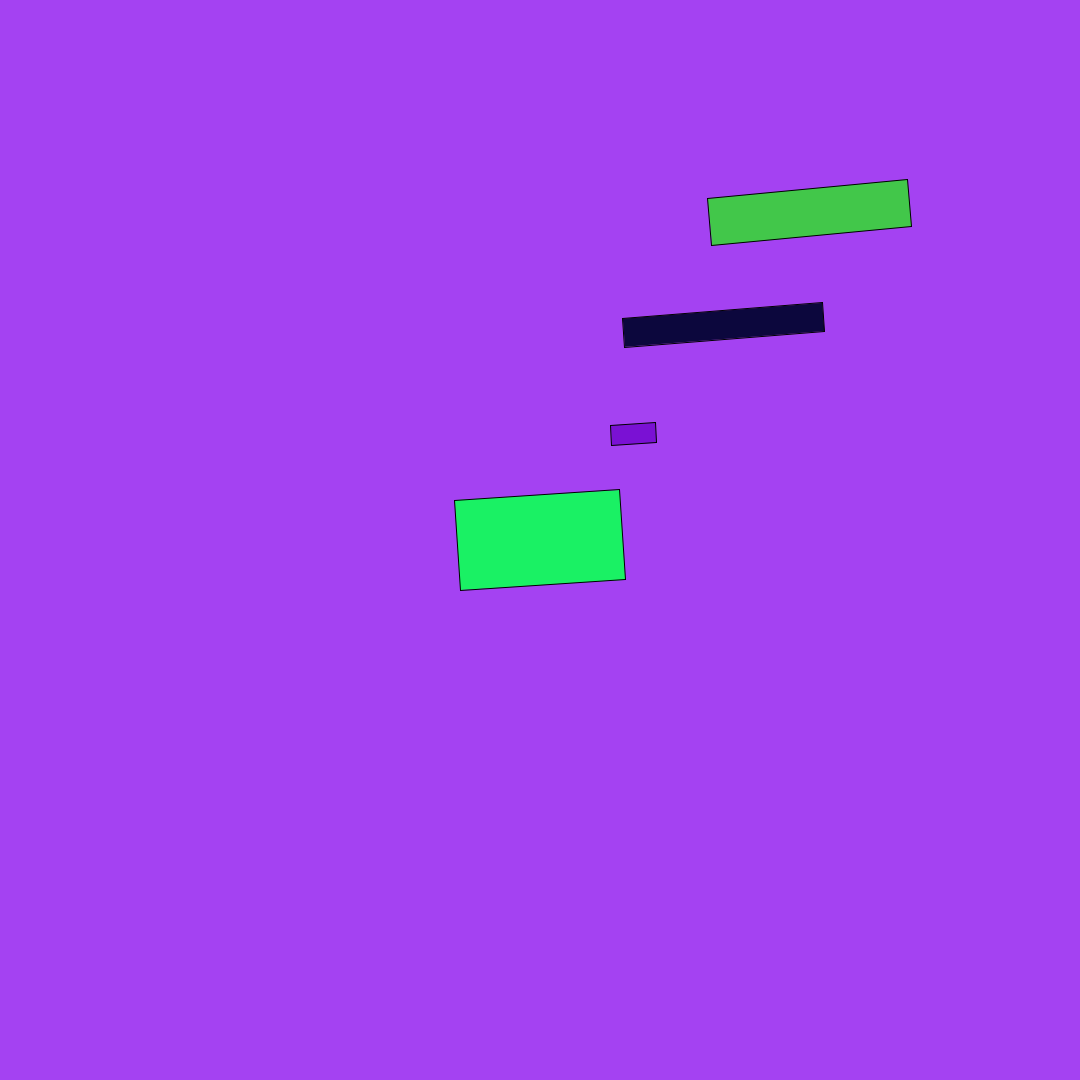
Frame 1 (no input)
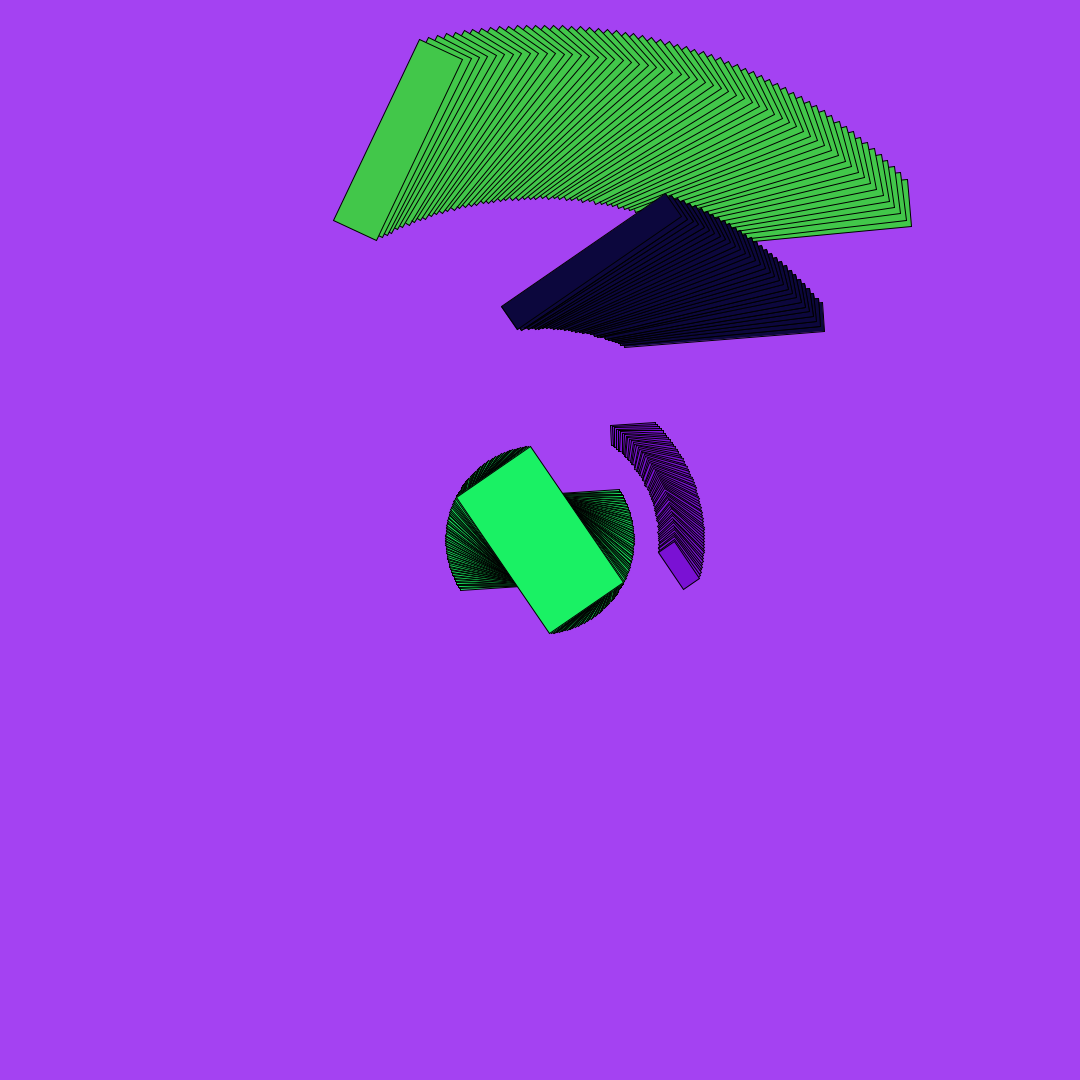
Frame 60 (the mouse pressed at the canvas centre just before this capture)
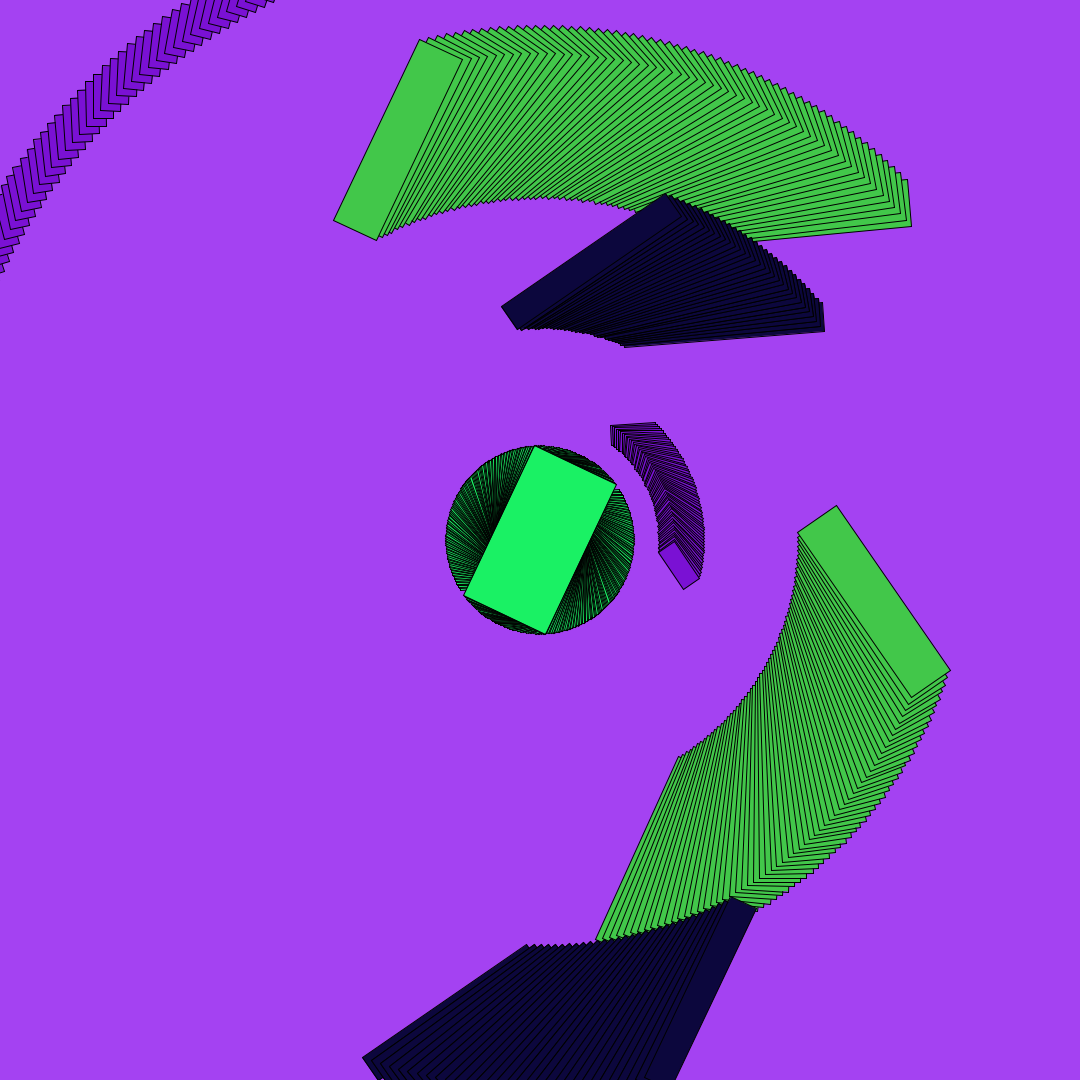
Frame 120 (the mouse held since frame 60 and released just before this capture)

The Processing sketch that drew these frames (run headless with seeded random() and noise(); from frame 60 on, the mouse is pressed at the canvas centre):

// Processing sketch: Cosmi_Chaos_Moire_Odyssey_Antoni_REMIX
// ── Cosmi_Chaos_Moire_Odyssey_Antoni_REMIX.pde
/*---------------------------------
 Name: Laia Ferran
 Date: Sept 2024
 Tittle: Cosmic Chaos: The Moiré Odyssey
 Description:
Being a graphic and motion designer, I enjoy working with basic geometries.
Therefore, my goal has been to work with geometries and make them change color
and scale randomly. Through the repetition and rotation of the geometries from
a central point, a unique shape with certain volumes is eventually formed, which
I find visually interesting. I’ve also kept the stroke, which creates a moiré effect
that I like, generating a new texture even though I'm only working with solid colors.
In my explorations as a motion designer, I like to use geometries and colors,
and I usually do this with After Effects. I have tried to translate it into Processing.
I love how it generates completely different shapes and colors every time I run
it—super cool.

  Links:
https://www.instagram.com/p/CZNLsQ7t2X1/
https://www.instagram.com/p/CYzGLgTvEho/
https://www.instagram.com/p/CXeJZVIKW8J/
 -----------------------------------*/

 

float angleOffset;
float rect1Width, rect1Height, rect2Width, rect2Height;
float rect3Width, rect3Height, rect4Width, rect4Height; 
float rect5Width, rect5Height, rect6Width, rect6Height; 

color rect1Color, rect2Color, rect3Color, rect4Color, rect5Color, rect6Color;

void setup() {
  size(1080, 1080);
  background(color(random(255), random(255), random(255)));
  
  
  angleOffset = random(TWO_PI);  
  rect1Width = random(30, 100);   
  rect1Height = random(10, 500); 
  rect2Width = random(20, rect1Width - 10); 
  rect2Height = random(30, 400); 
  rect3Width = random(5, 50);  
  rect3Height = random(40, 90);
  rect4Width = random(20, 60);   
  rect4Height = random(200, 100);  
  rect5Width = random(30, 80);   
  rect5Height = random(300, 400); 
  rect6Width = random(20, 80);  
  rect6Height = random(40, 300);

  // Inicializar los colores
  rect1Color = color(random(255), random(255), random(255)); 
  rect2Color = color(random(255), random(255), random(255));  
  rect3Color = color(random(255), random(255), random(255)); 
  rect4Color = color(random(255), random(255), random(255));  
  rect5Color = color(random(255), random(255), random(255));  
  rect6Color = color(random(255), random(255), random(255));  
}

void draw() {
  //stroke (color(random(255), random(255), random(255)));
  rectMode(CENTER);
  
  // 1r
  push();
  translate(width / 2, height / 2);
  rotate(radians(frameCount) + angleOffset); 
  fill(rect1Color); 
  rect(0,0, rect1Width, rect1Height); 
  pop();
  
  // 2n ELIMINAT :P
  
  // 3r 
  push();
  translate(width / 2, height / 2);
  rotate(radians(frameCount) + angleOffset); 
  fill(rect3Color); 
  rect(mouseX-100, mouseY-100, rect3Width, rect3Height); 
  pop();
  
  // 4t
  push();
  translate(width / 2, height / 2);
  rotate(radians(-frameCount/2) + angleOffset); 
  fill(rect4Color); 
  rect(mouseX-200, mouseY-200, rect4Width, rect4Height); 
  pop();
  
  // 5e ELIMINAT :P
  
  // 6e
  push();
  translate(width / 2, height / 2);
  rotate(radians(-frameCount) + angleOffset); 
  fill(rect6Color); 
  rect(mouseX-300,mouseY-300, rect6Width, rect6Height); 
  pop();
}
